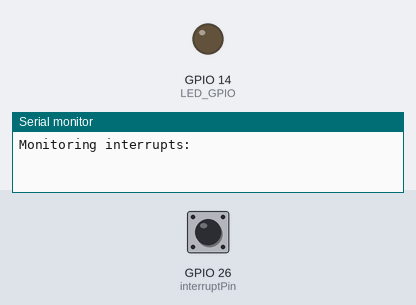
Bench run of a sketch on a simulated ESP32. On the bench: output pins drawn as LEDs (lit = HIGH), the last lines printed to the serial monitor. The test bench sets the inputs (shaded band); at power-on: GPIO 26 (interruptPin) HIGH.

Above: at 1.2 s.
1.3 s: GPIO 26 (interruptPin) pulled LOW for 0.15 s
At 2.4 s:
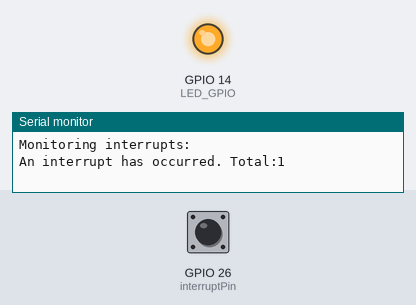
2.9 s: GPIO 26 (interruptPin) pulled LOW for 1 s
At 3.6 s:
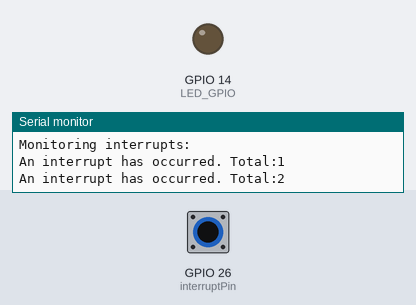
5.4 s: GPIO 26 (interruptPin) pulled LOW for 3.2 s
At 6.7 s:
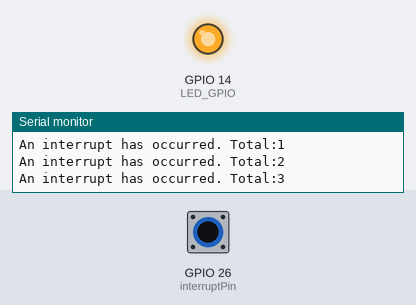
Timing chart, 0 to 8.4 s (numbered marks = the images above; inputs shaded):
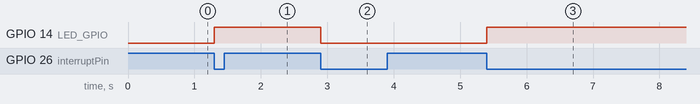

Measured:
- after the input at 1.3 s, GPIO 14 (LED_GPIO): LOW → HIGH at once
- after the input at 2.9 s, GPIO 14 (LED_GPIO): HIGH → LOW at once
- after the input at 5.4 s, GPIO 14 (LED_GPIO): LOW → HIGH at once

The sketch:

11_GPIO_Interrupt.ino
```cpp
/*  04.070 - GPIO interrupt with button and LED
 *
 * This sketch shows you how to use an interrupt routine to respond to a
 * button press.
 *
 * When the button is pressed, the LED state toggles.
 *
 * This example includes software debouncing code.
 *
 * This sketch was written by Peter Dalmaris using information from the
 * ESP32 datasheet and examples.
 *
 *
 * Components
 * ----------
 *  - ESP32 Dev Kit v4
 *  - LED
 *  - 320 Ohm resistor
 *  - Button (using an internal pull-up resistor)
 *
 *  IDE
 *  ---
 *  Arduino IDE with ESP32 Arduino Code
 *  (https://github.com/espressif/arduino-esp32)
 *
 *
 *  Libraries
 *  ---------
 *  - None
 *  -
 *
 * Connections
 * -----------
 *
 *  ESP32 Dev Kit |     LED
 *  ------------------------------
 *        GND      |    Cathode
 *        GPIO32   |    Anode via resistor
 *
 *  Connect pin 1 of the button to ESP32 GPIO 25.
 *  Connect pin 2 of the button to ESP32 GND.
 *
 *  It is possible to use any other GPIO that can be configured as an output.
 *  This excludes GPIO 34, 35, 36, 37, 38, 39.
 *
 *  Other information
 *  -----------------
 *
 *  1. ESP32 Datasheet: https://www.espressif.com/sites/default/files/documentation/esp32_datasheet_en.pdf
 *  2. Interrupt allocations (Doc): https://docs.espressif.com/projects/esp-idf/en/latest/api-reference/system/intr_alloc.html
 *  3. Technical reference (2. Interrupt Matrix): https://www.espressif.com/sites/default/files/documentation/esp32_technical_reference_manual_en.pdf
 *  4. ESP32-IDF portmacro.h: http://esp32.info/docs/esp_idf/html/dc/d35/portmacro_8h_source.html
 *  Created on March 26 2019 by Peter Dalmaris
 *
 */

const byte LED_GPIO = 14;  // Marked volatile so it can be read inside the ISR
bool led_state = false;    // Keep track of the state of the LED

const byte interruptPin = 26;
volatile int interruptCounter = 0;
int numberOfInterrupts = 0;

// Debouncing parameters
long debouncing_time = 1000;  //Debouncing Time in Milliseconds
volatile unsigned long last_micros;

portMUX_TYPE mux = portMUX_INITIALIZER_UNLOCKED;

void IRAM_ATTR handleInterrupt() {
  portENTER_CRITICAL_ISR(&mux);
  if ((long)(micros() - last_micros) >= debouncing_time * 1000) {
    interruptCounter++;
  }
  last_micros = micros();
  portEXIT_CRITICAL_ISR(&mux);
}

void setup() {

  Serial.begin(115200);
  pinMode(LED_GPIO, OUTPUT);
  Serial.println("Monitoring interrupts: ");
  pinMode(interruptPin, INPUT_PULLUP);  // Using an extarnal pull up instead of internal
  attachInterrupt(digitalPinToInterrupt(interruptPin), handleInterrupt, FALLING);
}

void loop() {

  if (interruptCounter > 0) {

    portENTER_CRITICAL(&mux);
    interruptCounter--;
    portEXIT_CRITICAL(&mux);

    led_state = !led_state;

    digitalWrite(LED_GPIO, led_state);  // turn the LED on (HIGH is the voltage level)

    numberOfInterrupts++;
    Serial.print("An interrupt has occurred. Total:");
    Serial.println(numberOfInterrupts);
  }
}
```
